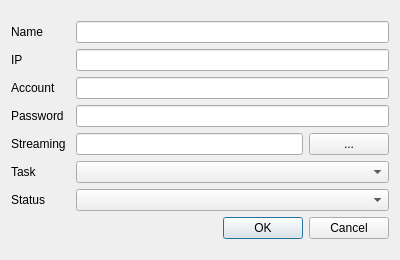
<?xml version="1.0" encoding="UTF-8"?>
<ui version="4.0">
 <class>wdgEdgeDevice</class>
 <widget class="QWidget" name="wdgEdgeDevice">
  <property name="geometry">
   <rect>
    <x>0</x>
    <y>0</y>
    <width>400</width>
    <height>260</height>
   </rect>
  </property>
  <property name="windowTitle">
   <string>Edge Device</string>
  </property>
  <layout class="QGridLayout" name="gridLayout_2">
   <item row="0" column="0">
    <layout class="QGridLayout" name="gridLayout">
     <item row="0" column="0">
      <layout class="QHBoxLayout" name="horizontalLayout_3">
       <item>
        <widget class="QLabel" name="label">
         <property name="sizePolicy">
          <sizepolicy hsizetype="Preferred" vsizetype="Preferred">
           <horstretch>0</horstretch>
           <verstretch>0</verstretch>
          </sizepolicy>
         </property>
         <property name="minimumSize">
          <size>
           <width>59</width>
           <height>0</height>
          </size>
         </property>
         <property name="text">
          <string>Name</string>
         </property>
        </widget>
       </item>
       <item>
        <widget class="QLineEdit" name="txtName"/>
       </item>
      </layout>
     </item>
     <item row="1" column="0">
      <layout class="QHBoxLayout" name="horizontalLayout_8">
       <item>
        <widget class="QLabel" name="label_2">
         <property name="sizePolicy">
          <sizepolicy hsizetype="Preferred" vsizetype="Preferred">
           <horstretch>0</horstretch>
           <verstretch>0</verstretch>
          </sizepolicy>
         </property>
         <property name="minimumSize">
          <size>
           <width>59</width>
           <height>0</height>
          </size>
         </property>
         <property name="text">
          <string>IP</string>
         </property>
        </widget>
       </item>
       <item>
        <widget class="QLineEdit" name="txtIP"/>
       </item>
      </layout>
     </item>
     <item row="2" column="0">
      <layout class="QHBoxLayout" name="horizontalLayout_6">
       <item>
        <widget class="QLabel" name="label_4">
         <property name="sizePolicy">
          <sizepolicy hsizetype="Preferred" vsizetype="Preferred">
           <horstretch>0</horstretch>
           <verstretch>0</verstretch>
          </sizepolicy>
         </property>
         <property name="minimumSize">
          <size>
           <width>59</width>
           <height>0</height>
          </size>
         </property>
         <property name="text">
          <string>Account</string>
         </property>
        </widget>
       </item>
       <item>
        <widget class="QLineEdit" name="txtAccount"/>
       </item>
      </layout>
     </item>
     <item row="3" column="0">
      <layout class="QHBoxLayout" name="horizontalLayout_5">
       <item>
        <widget class="QLabel" name="label_5">
         <property name="sizePolicy">
          <sizepolicy hsizetype="Preferred" vsizetype="Preferred">
           <horstretch>0</horstretch>
           <verstretch>0</verstretch>
          </sizepolicy>
         </property>
         <property name="minimumSize">
          <size>
           <width>59</width>
           <height>0</height>
          </size>
         </property>
         <property name="text">
          <string>Password</string>
         </property>
        </widget>
       </item>
       <item>
        <widget class="QLineEdit" name="txtPassword"/>
       </item>
      </layout>
     </item>
     <item row="4" column="0">
      <layout class="QHBoxLayout" name="horizontalLayout_2">
       <item>
        <widget class="QLabel" name="label_7">
         <property name="sizePolicy">
          <sizepolicy hsizetype="Preferred" vsizetype="Preferred">
           <horstretch>0</horstretch>
           <verstretch>0</verstretch>
          </sizepolicy>
         </property>
         <property name="minimumSize">
          <size>
           <width>59</width>
           <height>0</height>
          </size>
         </property>
         <property name="text">
          <string>Streaming</string>
         </property>
        </widget>
       </item>
       <item>
        <widget class="QLineEdit" name="txtStreaming"/>
       </item>
       <item>
        <widget class="QPushButton" name="btnStreaming">
         <property name="text">
          <string>...</string>
         </property>
        </widget>
       </item>
      </layout>
     </item>
     <item row="5" column="0">
      <layout class="QHBoxLayout" name="horizontalLayout">
       <item>
        <widget class="QLabel" name="label_8">
         <property name="sizePolicy">
          <sizepolicy hsizetype="Preferred" vsizetype="Preferred">
           <horstretch>0</horstretch>
           <verstretch>0</verstretch>
          </sizepolicy>
         </property>
         <property name="minimumSize">
          <size>
           <width>59</width>
           <height>0</height>
          </size>
         </property>
         <property name="text">
          <string>Task</string>
         </property>
        </widget>
       </item>
       <item>
        <widget class="QComboBox" name="cboTask">
         <property name="sizePolicy">
          <sizepolicy hsizetype="Expanding" vsizetype="Fixed">
           <horstretch>0</horstretch>
           <verstretch>0</verstretch>
          </sizepolicy>
         </property>
        </widget>
       </item>
      </layout>
     </item>
     <item row="6" column="0">
      <layout class="QHBoxLayout" name="horizontalLayout_9">
       <item>
        <widget class="QLabel" name="label_9">
         <property name="sizePolicy">
          <sizepolicy hsizetype="Preferred" vsizetype="Preferred">
           <horstretch>0</horstretch>
           <verstretch>0</verstretch>
          </sizepolicy>
         </property>
         <property name="minimumSize">
          <size>
           <width>59</width>
           <height>0</height>
          </size>
         </property>
         <property name="text">
          <string>Status</string>
         </property>
        </widget>
       </item>
       <item>
        <widget class="QComboBox" name="cboStatus">
         <property name="sizePolicy">
          <sizepolicy hsizetype="Expanding" vsizetype="Fixed">
           <horstretch>0</horstretch>
           <verstretch>0</verstretch>
          </sizepolicy>
         </property>
        </widget>
       </item>
      </layout>
     </item>
     <item row="7" column="0">
      <widget class="QDialogButtonBox" name="buttonBox">
       <property name="standardButtons">
        <set>QDialogButtonBox::Cancel|QDialogButtonBox::Ok</set>
       </property>
      </widget>
     </item>
    </layout>
   </item>
  </layout>
 </widget>
 <resources/>
 <connections/>
</ui>
